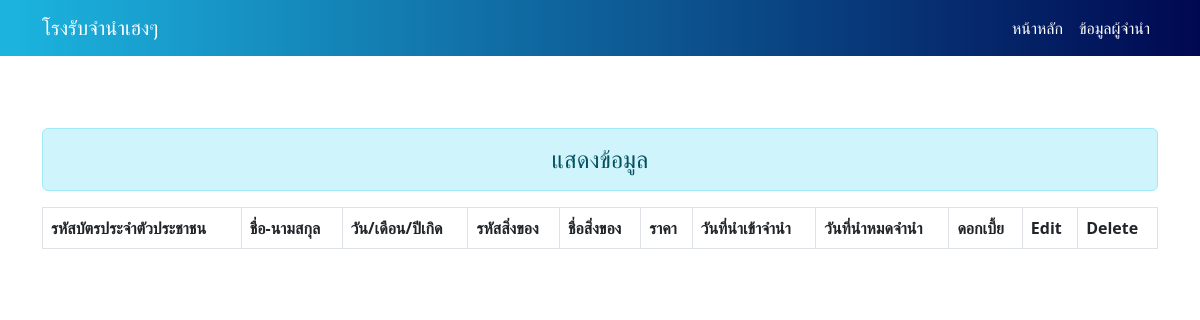
/php/showmember.php, run on an earlier commit of the app's database.
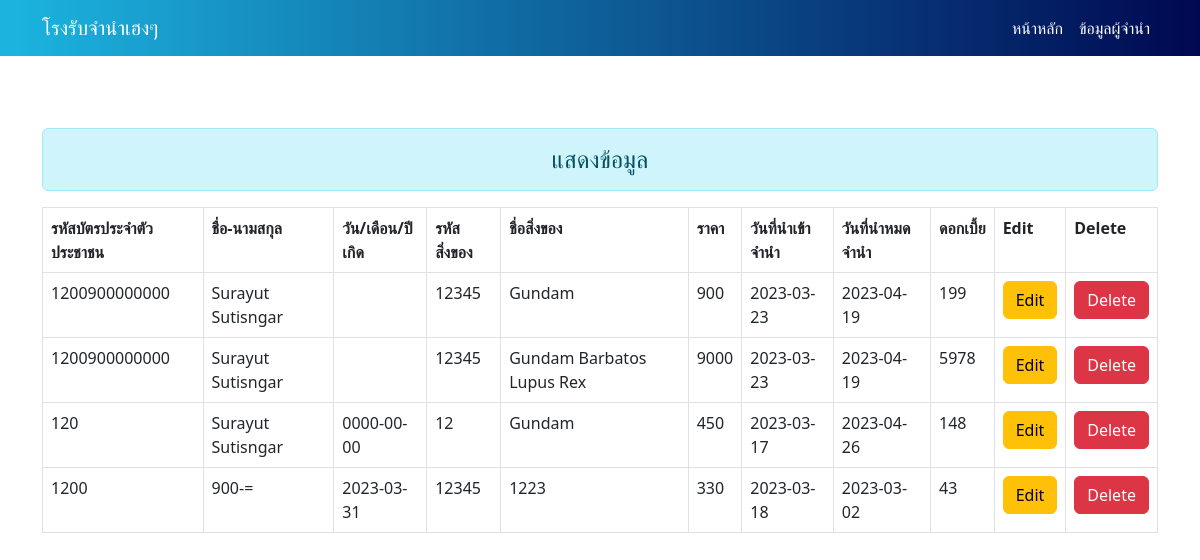
And on a later commit of the database.
### tables this page shows
CREATE TABLE `customer` (
  `PID` varchar(13) NOT NULL,
  `PNAME` varchar(200) NOT NULL,
  `BDATE` date DEFAULT NULL,
  `PROID` varchar(5) NOT NULL,
  `PRONAME` varchar(200) NOT NULL,
  `Price` int(10) NOT NULL,
  `INDATE` date NOT NULL,
  `EXDATE` date NOT NULL,
  `Interest` int(255) NOT NULL
);

### php/showmember.php (the view, shortened to what this page needs)
<?php
include_once "condb.php";
?>
<!DOCTYPE html>
<html lang="en">
<head>
    <link rel="stylesheet" href="https://cdn.jsdelivr.net/npm/bootstrap@5.3.0-alpha1/dist/css/bootstrap.min.css">
    <link rel="stylesheet" href="style.css">
</head>
<body>
    <nav class="navbar navbar-expand-lg navbar-dark bg-info">
        <div class="container">
            <a class="navbar-brand" href="index.php">โรงรับจำนำเฮงๆ</a>
            <div class="collapse navbar-collapse" id="navbarSupportedContent">
                <ul class="navbar-nav ms-auto">
                    <li class="nav-item">
                        <a class="nav-link active" aria-current="page" href="index.php">หน้าหลัก</a>
                    </li>
                    <li class="nav-item">
                        <a class="nav-link active" href="showmember.php">ข้อมูลผู้จำนำ</a>
                    </li>
                </ul>
            </div>
        </div>
    </nav>
    <div class="container">
        <br><br><br>
        <div class=" h4 text-center alert alert-info" role="alert">แสดงข้อมูล</div>
        <table class="table table-bordered">
            <tr>
                <th>รหัสบัตรประจำตัวประชาชน</th>
                <th>ชื่อ-นามสกุล</th>
                <th>วัน/เดือน/ปีเกิด</th>
                <th>รหัสสิ่งของ</th>
                <th>ชื่อสิ่งของ</th>
                <th>ราคา</th>
                <th>วันที่นำเข้าจำนำ</th>
                <th>วันที่นำหมดจำนำ</th>
                <th>ดอกเบี้ย</th>
                <th>Edit</th>
                <th>Delete</th>
            </tr>
            <?php
            $sql = "SELECT * FROM `customer`";
            $result = mysqli_query($conn, $sql);
            while ($row = mysqli_fetch_array($result)) {
            ?>
                <tr>
                    <td><?= $row["PID"] ?></td>
                    <td><?= $row["PNAME"] ?></td>
                    <td><?= $row["BDATE"] ?></td>
                    <td><?= $row["PROID"] ?></td>
                    <td><?= $row["PRONAME"] ?></td>
                    <td><?= $row["Price"] ?></td>
                    <td><?= $row["INDATE"] ?></td>
                    <td><?= $row["EXDATE"] ?></td>
                    <td><?= $row["Interest"] ?></td>
                    <td><a href="editmemberform.php?PID=<?= $row["PID"] ?>" class="btn btn-warning">Edit</td>
                    <td><a href="deletemember.php?PID=<?= $row["PID"] ?>" class="btn btn-danger">Delete</td>
                </tr>
            <?php
            }
            ?>
        </table>
    </div>
</body>
</html>

### php/style.css (style rules this page uses)
html,body { margin: 0; padding-bottom: 6.74; position: relative; height: 100%; box-sizing: border-box; box-sizing: inherit; }
.navbar { background: linear-gradient(90deg, #1CB5E0 0%, #000851 100%); }

What changed in the data, as far as the page shows it:
added customer: PID "1200900000000", PNAME "Surayut Sutisngar", PROID "12345", PRONAME "Gundam", Price "900", INDATE "2023-03-23", EXDATE "2023-04-19", Interest "199"
added customer: PID "1200900000000", PNAME "Surayut Sutisngar", PROID "12345", PRONAME "Gundam Barbatos Lupus Rex", Price "9000", INDATE "2023-03-23", EXDATE "2023-04-19", Interest "5978"
added customer: PID "120", PNAME "Surayut Sutisngar", BDATE "0000-00-00", PROID "12", PRONAME "Gundam", Price "450", INDATE "2023-03-17", EXDATE "2023-04-26", Interest "148"
added customer: PID "1200", PNAME "900-=", BDATE "2023-03-31", PROID "12345", PRONAME "1223", Price "330", INDATE "2023-03-18", EXDATE "2023-03-02", Interest "43"
